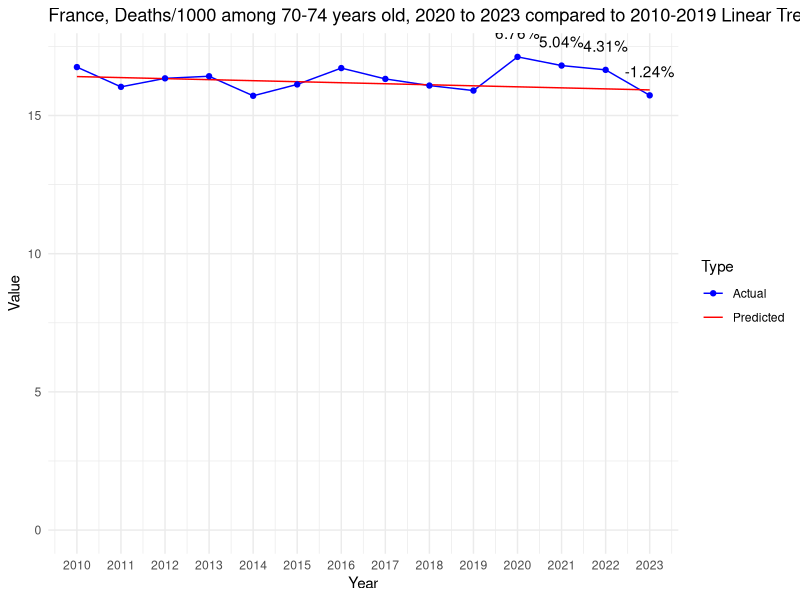

Source code (R):
# Load necessary libraries
library(dplyr)
library(readr)
library(ggplot2)

# Defines the data as a named vector
data <- c(
`2010` = 16.7517473466218, `2011` = 16.0365146344334, `2012` = 16.3446988552591, `2013` = 16.4205737237177, `2014` = 15.7132036977353,
`2015` = 16.1245175259673, `2016` = 16.715783331918, `2017` = 16.3237250407698, `2018` = 16.0840142285418, `2019` = 15.9023560040961,
`2020` = 17.1211838470753, `2021` = 16.8070756395774, `2022` = 16.6512748399838, `2023` = 15.7292288739818
)

# Extracts data for the decade and recent years
decade <- data[as.character(2010:2019)]
recent_years <- data[as.character(2020:2023)]

# Fits a linear model to the decade data
years <- as.numeric(names(decade))
lm_model <- lm(decade ~ years)

# Predicts values for 2020 to 2023 based on the linear model
predicted_values <- predict(lm_model, newdata = data.frame(years = as.numeric(names(recent_years))))

# Calculates deviations from the linear trend
deviations <- recent_years - predicted_values

# Calculates the mean and standard deviation of the decade
decade_mean <- mean(decade)
decade_stddev <- sd(decade)

# Initializes vectors to store the calculated values
z_scores <- numeric(length(recent_years))
percent_deviations <- numeric(length(recent_years))

# Calculates and store the Z-scores, deviations, and percentage of deviations for recent years
for (i in 1:length(recent_years)) {
  year <- names(recent_years)[i]
  z_scores[i] <- (recent_years[year] - decade_mean) / decade_stddev
  deviation <- deviations[year]
  percent_deviations[i] <- (deviation / predicted_values[i]) * 100
  cat(sprintf("Year: %s, Z-score: %f, Deviation from linear trend: %f, Percentage of deviation: %f%%\n",
              year, z_scores[i], deviation, percent_deviations[i]))
}

# Prepare an extended range for predictions, including 2020 to 2023
extended_years <- as.numeric(c(names(decade), names(recent_years)))

# Predict values for the extended range based on the linear model
extended_predicted_values <- predict(lm_model, newdata = data.frame(years = extended_years))

# Create a data frame for plotting actual values
actual_plot_data <- data.frame(
  Year = as.numeric(names(data)),
  Value = data,
  Type = "Actual"
)

# Create a data frame for plotting predicted values
predicted_plot_data <- data.frame(
  Year = extended_years,
  Value = extended_predicted_values,
  Type = "Predicted"
)

# Combine actual and predicted data
plot_data <- rbind(actual_plot_data, predicted_plot_data)

# Create the line chart
p <- ggplot(plot_data, aes(x = Year, y = Value, color = Type)) +
  geom_line(aes(group = Type)) +
  geom_point(data = actual_plot_data, aes(x = Year, y = Value)) +
  theme_minimal() +
  labs(title = "France, Deaths/1000 among 70-74 years old, 2020 to 2023 compared to 2010-2019 Linear Trend", x = "Year", y = "Value") +
  scale_color_manual(values = c("Actual" = "blue", "Predicted" = "red")) +
  scale_y_continuous(labels = scales::comma, limits = c(0, max(plot_data$Value))) +
  scale_x_continuous(breaks = extended_years) # Set breaks to every year

# Add percentage of deviation annotations for 2020 to 2023
for (i in 1:length(recent_years)) {
  year <- as.numeric(names(recent_years)[i])
  deviation_value <- percent_deviations[i]
  p <- p + annotate("text", x = year, y = data[as.character(year)], label = paste0(round(deviation_value, 2), "%"), vjust = -1.5)
}

# Print the plot
print(p)